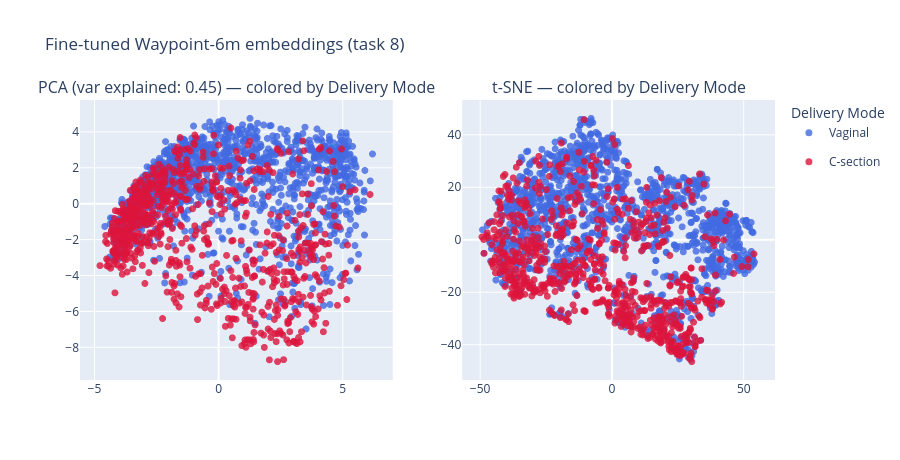

This figure's notebook cell:
### Markdown cell above
## 7. Visualize fine-tuned embeddings

Same layout as section 3. If fine-tuning worked, the two delivery-mode classes should visibly cluster apart — especially in t-SNE.

### Code cell
ft_proj = project(ft_emb, seed=SEED)
plot_classification_stage(ft_proj, df, TASK["target"],
                          "Fine-tuned Waypoint-6m embeddings (task 8)",
                          color_map=DELIVERY_MODE_COLORS)

### Figure 1 — Plotly figure (JSON) as saved in the notebook; plotly's stock layout.template omitted (floating-point values rounded to 4 significant figures; data arrays with more than 128 entries replaced by an {"elided": "..."} marker saying what was removed)
{"data": [{"hovertemplate": "Delivery Mode=Vaginal<br>PCA1=%{x}<br>PCA2=%{y}<extra></extra>", "legendgroup": "Vaginal", "marker": {"color": "royalblue", "opacity": 0.8, "size": 7, "symbol": "circle"}, "mode": "markers", "name": "Vaginal", "showlegend": true, "type": "scattergl", "x": {"elided": "1279 float values"}, "xaxis": "x", "y": {"elided": "1279 float values"}, "yaxis": "y"}, {"hovertemplate": "Delivery Mode=C-section<br>PCA1=%{x}<br>PCA2=%{y}<extra></extra>", "legendgroup": "C-section", "marker": {"color": "crimson", "opacity": 0.8, "size": 7, "symbol": "circle"}, "mode": "markers", "name": "C-section", "showlegend": true, "type": "scattergl", "x": {"elided": "752 float values"}, "xaxis": "x", "y": {"elided": "752 float values"}, "yaxis": "y"}, {"hovertemplate": "Delivery Mode=Vaginal<br>tSNE1=%{x}<br>tSNE2=%{y}<extra></extra>", "legendgroup": "Vaginal", "marker": {"color": "royalblue", "opacity": 0.8, "size": 7, "symbol": "circle"}, "mode": "markers", "name": "Vaginal", "showlegend": false, "type": "scattergl", "x": {"elided": "1279 float values"}, "xaxis": "x2", "y": {"elided": "1279 float values"}, "yaxis": "y2"}, {"hovertemplate": "Delivery Mode=C-section<br>tSNE1=%{x}<br>tSNE2=%{y}<extra></extra>", "legendgroup": "C-section", "marker": {"color": "crimson", "opacity": 0.8, "size": 7, "symbol": "circle"}, "mode": "markers", "name": "C-section", "showlegend": false, "type": "scattergl", "x": {"elided": "752 float values"}, "xaxis": "x2", "y": {"elided": "752 float values"}, "yaxis": "y2"}], "layout": {"annotations": [{"font": {"size": 16}, "showarrow": false, "text": "PCA (var explained: 0.45) — colored by Delivery Mode", "x": 0.225, "xanchor": "center", "xref": "paper", "y": 1, "yanchor": "bottom", "yref": "paper"}, {"font": {"size": 16}, "showarrow": false, "text": "t-SNE — colored by Delivery Mode", "x": 0.775, "xanchor": "center", "xref": "paper", "y": 1, "yanchor": "bottom", "yref": "paper"}], "height": 460, "legend": {"title": {"text": "Delivery Mode"}}, "title": {"text": "Fine-tuned Waypoint-6m embeddings (task 8)"}, "xaxis": {"anchor": "y", "domain": [0, 0.45]}, "xaxis2": {"anchor": "y2", "domain": [0.55, 1]}, "yaxis": {"anchor": "x", "domain": [0, 1]}, "yaxis2": {"anchor": "x2", "domain": [0, 1]}}}
